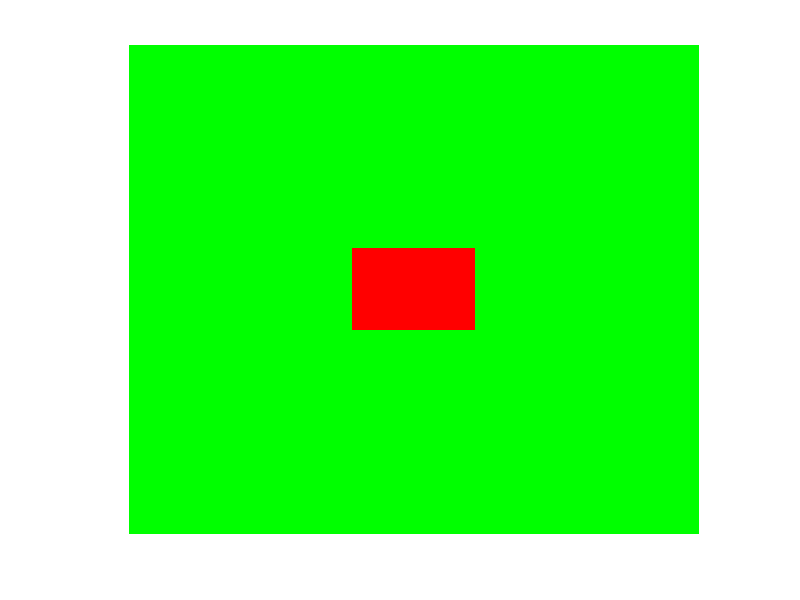

Write the MATLAB code that produced this figure.
for i=1:600
    for j=1:700
        f(i,j,1)=0;
         f(i,j,2)=255;
          f(i,j,3)=0;
    end
end
for i=250:350
    for j=275:425
        f(i,j,1)=255;
         f(i,j,2)=0;
          f(i,j,3)=0;
    end
end

imshow(f);